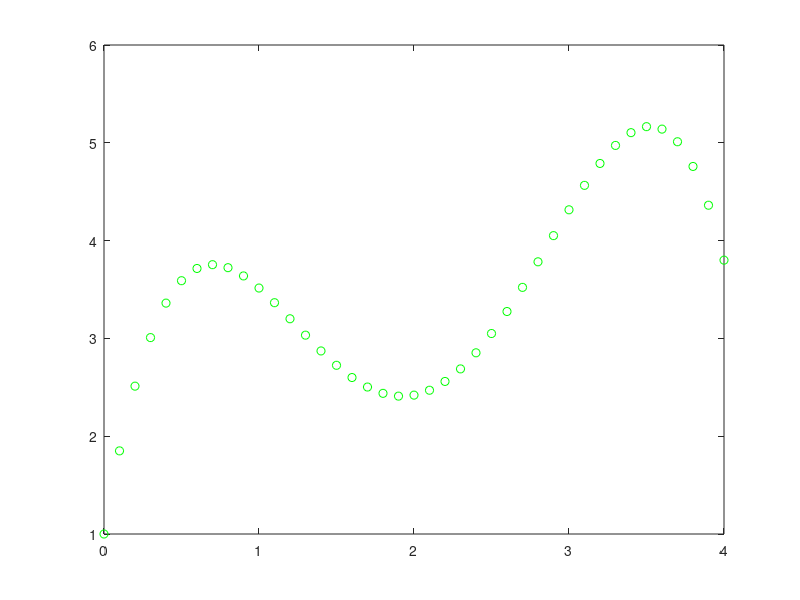

MATLAB code to generate this figure: (Note: this script raises an error after producing the figure.)
function ode_simple
f = @test_func;
x = 0:0.1:4;
y0 = 1;
y = euler(f,x,y0);
plot(x,y,'go');
hold on;
syms x y;
y = dsolve('Dy = -2*x^3+12*x^2-20*x+8.5','y(0) = 1','x');
x = 0:0.1:4;
y = double(subs(y));
plot(x,y,'-r');
hold off;
return

function [y] = euler(f,x,y0)
n = length(x);
y = zeros(1,n);
y(1) = y0;
for i=1:n-1
    dx = x(i+1)-x(i);
    y(i+1) = y(i) + dx*feval(f,x(i),y(i));
end
return

function [f] = test_func(x,y)
f = -2*x^3+12*x^2-20*x+8.5;
return
